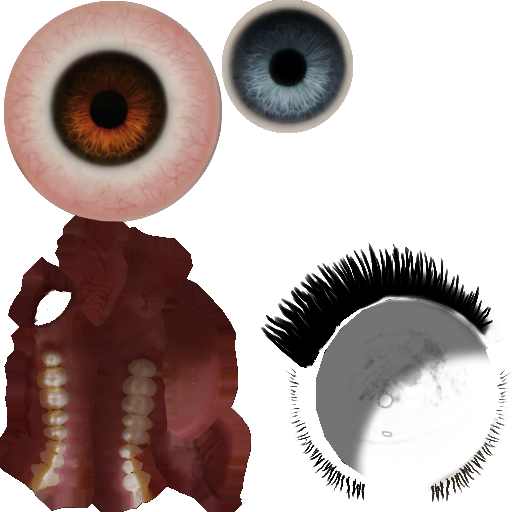
#> input picture scratch/lara_source/8003.png, 512 x 512 px, found by its file name
$ python find_iris_centers.py
#> lines starting #> are read from the running program, lines starting #| are printed output that depends on the picture; after the words box and inside, x2 and y2 are one past the last pixel; in counts of white or black regions, pixels touching at a corner belong together
from PIL import Image
import numpy as np

def main():
    img_path = "public/media/textures/8003.png"
    img = Image.open(img_path).convert('RGBA')
#> img is the input picture: PIL image 512x512 RGBA; mean R, G, B, A 46.3, 31.6, 28.9, 124.4
    data = np.array(img)
    h, w, _ = data.shape
#> h = 512; w = 512

    # L'iris est circulaire, sombre, et a des teintes marrons.
    # Dans la moitié gauche (x < 256), cherchons les pixels de l'iris.
    # L'iris a une couleur marron/noire distinctive.
    # Remplaçons les critères pour être plus sélectifs :
    # r, g, b : r doit être entre 20 et 120, g entre 10 et 90, b entre 5 et 60.
    # Et a > 200 (opaque).
    r, g, b = data[:,:,0], data[:,:,1], data[:,:,2]
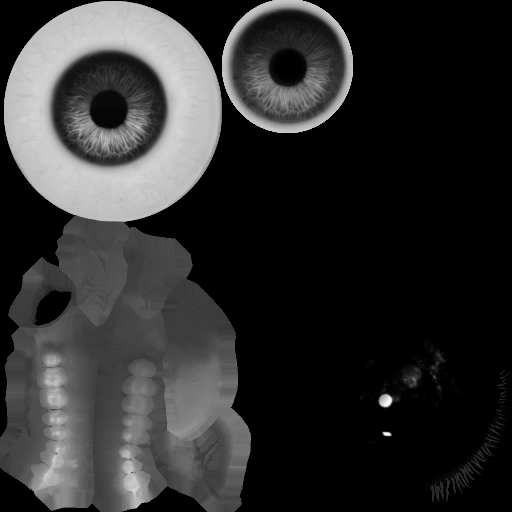
#> r: shape (512, 512); min 0, max 253, mean 46.3
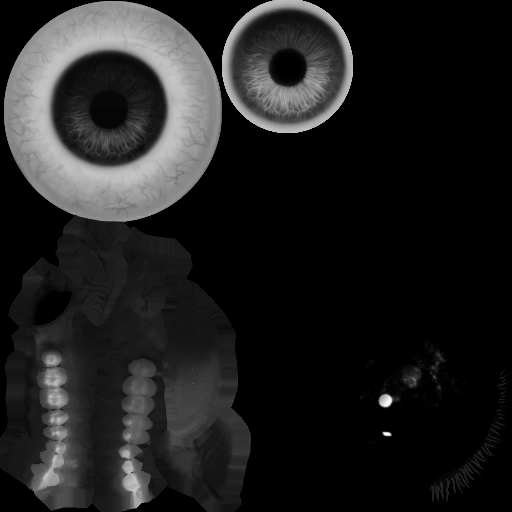
#> g: shape (512, 512); min 0, max 253, mean 31.6

    # Iris marron : couleur marron sombre, typiquement 30 < r < 130, 20 < g < 100, b < 70, et r > b + 15
    mask_iris = (r > 30) & (r < 140) & (g > 20) & (g < 110) & (b < 70) & (r > b + 15) & (data[:,:,3] > 200) & (np.arange(w) < w//2)[None, :]
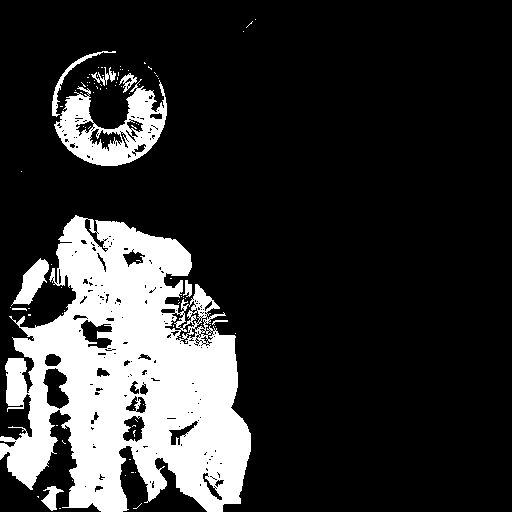
#> mask_iris: shape (512, 512) bool; 19.4% white; 89 white regions (79 under 20 px), largest, box (x1, y1, x2, y2) and area: (0, 215, 251, 512) 44436, (54, 79, 167, 166) 4432, (11, 258, 49, 306) 799

    coords = np.argwhere(mask_iris)
#> coords = 50923 pairs, first value 19 to 511, second value 0 to 255
    print(f"Nombre de pixels d'iris marron potentiels: {len(coords)}")
#| Nombre de pixels d'iris marron potentiels: 50923

    # Trouvons les clusters. Comme il y a deux yeux, il devrait y avoir deux groupes distincts en X.
    if len(coords) > 0:
        xs = coords[:, 1]
        ys = coords[:, 0]

        # Séparons en deux yeux (gauche et droit) selon x_center local
        x_min, x_max = xs.min(), xs.max()
#> x_min = 0; x_max = 255
        x_mid = (x_min + x_max) // 2
#> x_mid = 127
        print(f"Plage X des pixels marrons: [{x_min}, {x_max}], milieu = {x_mid}")
#| Plage X des pixels marrons: [0, 255], milieu = 127

        left_eye_coords = coords[coords[:, 1] < x_mid]
#> left_eye_coords = 26442 pairs, first value 51 to 511, second value 0 to 126
        right_eye_coords = coords[coords[:, 1] >= x_mid]
#> right_eye_coords = 24481 pairs, first value 19 to 511, second value 127 to 255

        print(f"Pixels œil gauche: {len(left_eye_coords)}")
#| Pixels œil gauche: 26442
        print(f"Pixels œil droit: {len(right_eye_coords)}")
#| Pixels œil droit: 24481

        if len(left_eye_coords) > 0:
            ly_min, lx_min = left_eye_coords.min(axis=0)
#> ly_min = 51; lx_min = 0
            ly_max, lx_max = left_eye_coords.max(axis=0)
#> ly_max = 511; lx_max = 126
            l_cy, l_cx = left_eye_coords.mean(axis=0)
#> l_cy = 339.3; l_cx = 77.73
            print(f"Œil gauche: x=[{lx_min}, {lx_max}], y=[{ly_min}, {ly_max}], centre=({l_cx:.1f}, {l_cy:.1f})")
#| Œil gauche: x=[0, 126], y=[51, 511], centre=(77.7, 339.3)

        if len(right_eye_coords) > 0:
            ry_min, rx_min = right_eye_coords.min(axis=0)
#> ry_min = 19; rx_min = 127
            ry_max, rx_max = right_eye_coords.max(axis=0)
#> ry_max = 511; rx_max = 255
            r_cy, r_cx = right_eye_coords.mean(axis=0)
#> r_cy = 360.5; r_cx = 178.3
            print(f"Œil droit: x=[{rx_min}, {rx_max}], y=[{ry_min}, {ry_max}], centre=({r_cx:.1f}, {r_cy:.1f})")
#| Œil droit: x=[127, 255], y=[19, 511], centre=(178.3, 360.5)

if __name__ == "__main__":
    main()

$ run again, with scratch/lara_source/8000.png copied over scratch/lara_source/8003.png
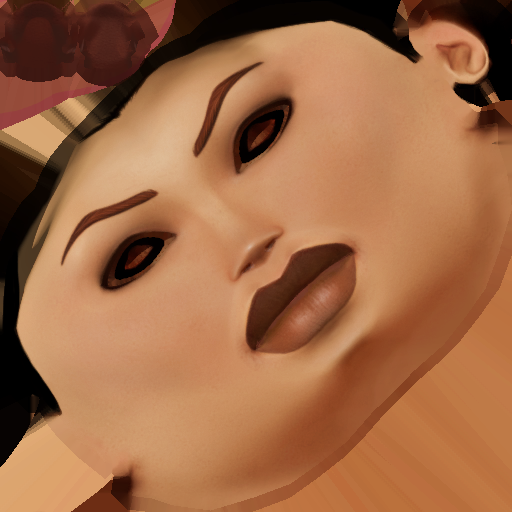
#> input picture scratch/lara_source/8000.png, 512 x 512 px, found by its file name
#> in main, img is the input picture: PIL image 512x512 RGBA; mean R, G, B, A 159.7, 106, 70.3, 254.9
#> in main, `r, g, b = data[:,:,0], data[:,:,1], data[:,:,2]`:
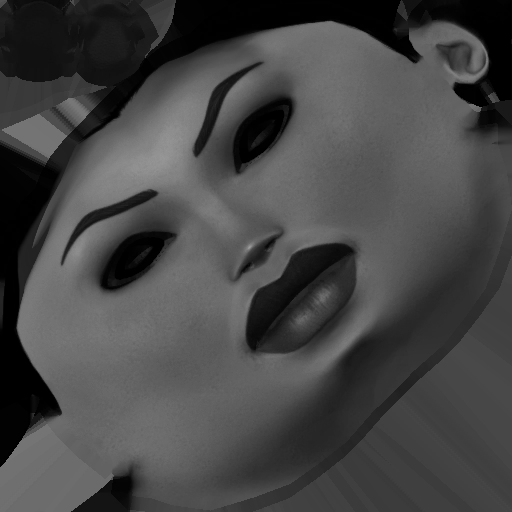
#> b: shape (512, 512); min 0, max 159, mean 70.3
#> in main, `mask_iris = (r > 30) & (r < 140) & (g > 20) & (g < 110) & (b < 70) & (..`:
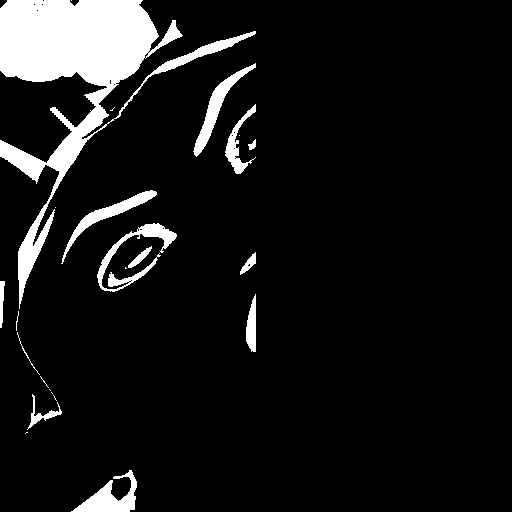
#> mask_iris: shape (512, 512) bool; 9% white; 24 white regions (10 under 20 px), largest, box (x1, y1, x2, y2) and area: (0, 0, 256, 309) 17020, (97, 223, 177, 292) 1270, (71, 470, 137, 512) 1176
#> coords = 23515 pairs, first value 0 to 511, second value 0 to 255
#| Nombre de pixels d'iris marron potentiels: 23515
#> x_min = 0; x_max = 255
#> x_mid = 127
#| Plage X des pixels marrons: [0, 255], milieu = 127
#> left_eye_coords = 16936 pairs, first value 0 to 511, second value 0 to 126
#> right_eye_coords = 6579 pairs, first value 0 to 511, second value 127 to 255
#| Pixels œil gauche: 16936
#| Pixels œil droit: 6579
#> ly_min = 0
#> ly_max = 511; lx_max = 126
#> l_cy = 122.3; l_cx = 65.07
#| Œil gauche: x=[0, 126], y=[0, 511], centre=(65.1, 122.3)
#> ry_min = 0; rx_min = 127
#> ry_max = 511; rx_max = 255
#> r_cy = 139.7; r_cx = 181.8
#| Œil droit: x=[127, 255], y=[0, 511], centre=(181.8, 139.7)

$ run again, with scratch/lara_source/8002.png copied over scratch/lara_source/8003.png
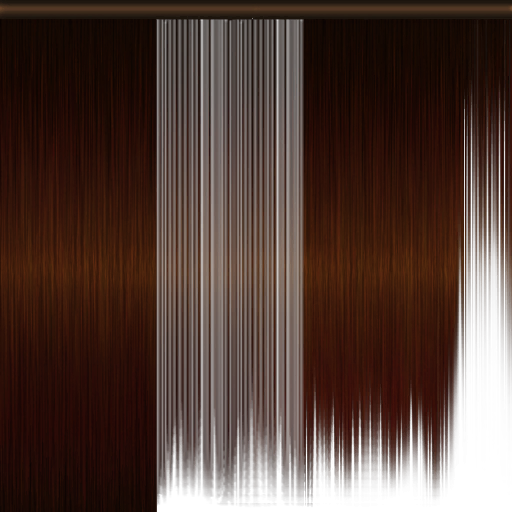
#> input picture scratch/lara_source/8002.png, 512 x 512 px, found by its file name
#> in main, img is the input picture: PIL image 512x512 RGBA; mean R, G, B, A 37.8, 14.9, 6.5, 203.5
#> in main, `r, g, b = data[:,:,0], data[:,:,1], data[:,:,2]`:
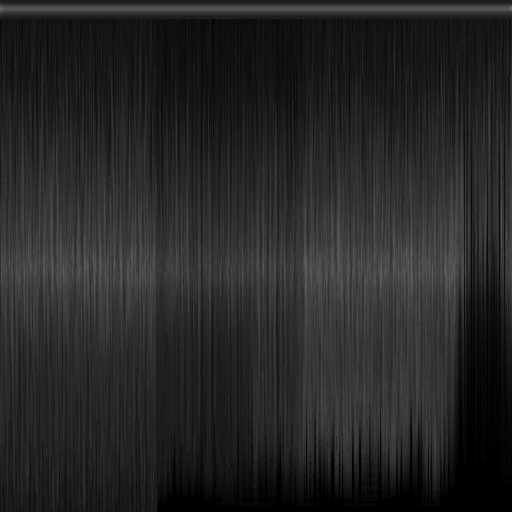
#> r: shape (512, 512); min 0, max 115, mean 37.8
#> in main, `mask_iris = (r > 30) & (r < 140) & (g > 20) & (g < 110) & (b < 70) & (..`:
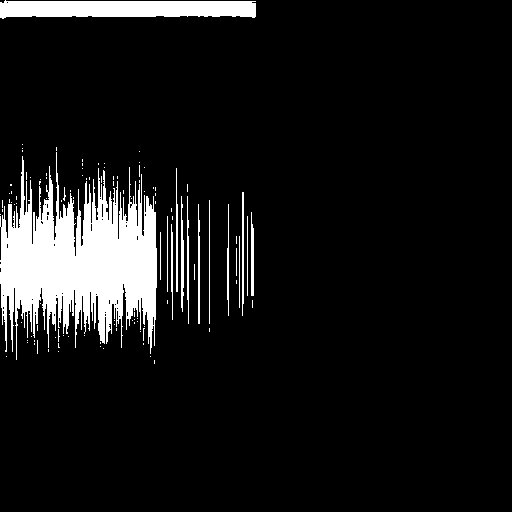
#> mask_iris: shape (512, 512) bool; 9.3% white; 113 white regions (97 under 20 px), largest, box (x1, y1, x2, y2) and area: (0, 152, 157, 360) 17798, (0, 0, 256, 19) 4036, (181, 196, 184, 312) 260
#> coords = 24253 pairs, first value 0 to 363, second value 0 to 255
#| Nombre de pixels d'iris marron potentiels: 24253
#> x_min = 0; x_max = 255
#> x_mid = 127
#| Plage X des pixels marrons: [0, 255], milieu = 127
#> left_eye_coords = 16553 pairs, first value 0 to 359, second value 0 to 126
#> right_eye_coords = 7700 pairs, first value 1 to 363, second value 127 to 255
#| Pixels œil gauche: 16553
#| Pixels œil droit: 7700
#> ly_min = 0
#> ly_max = 359; lx_max = 126
#> l_cy = 230; l_cx = 64.07
#| Œil gauche: x=[0, 126], y=[0, 359], centre=(64.1, 230.0)
#> ry_min = 1; rx_min = 127
#> ry_max = 363; rx_max = 255
#> r_cy = 194.2; r_cx = 172.6
#| Œil droit: x=[127, 255], y=[1, 363], centre=(172.6, 194.2)
